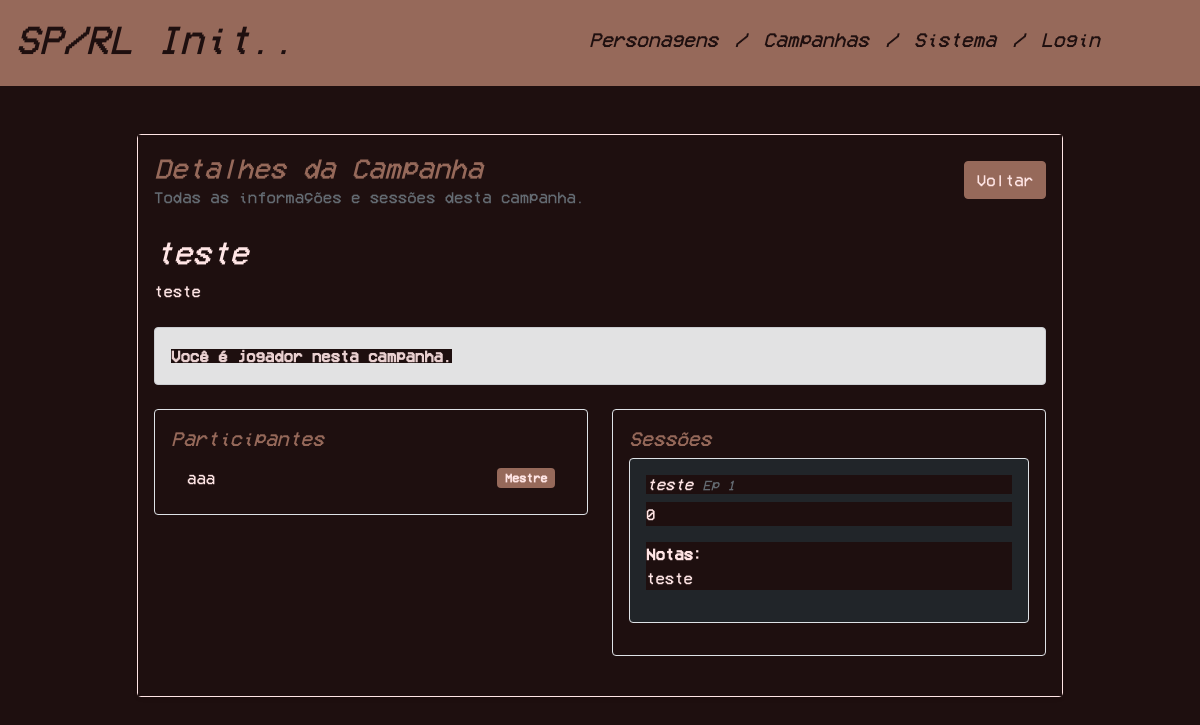
/campanha.php?id=4 (signed in), run on an earlier commit of the app's database.
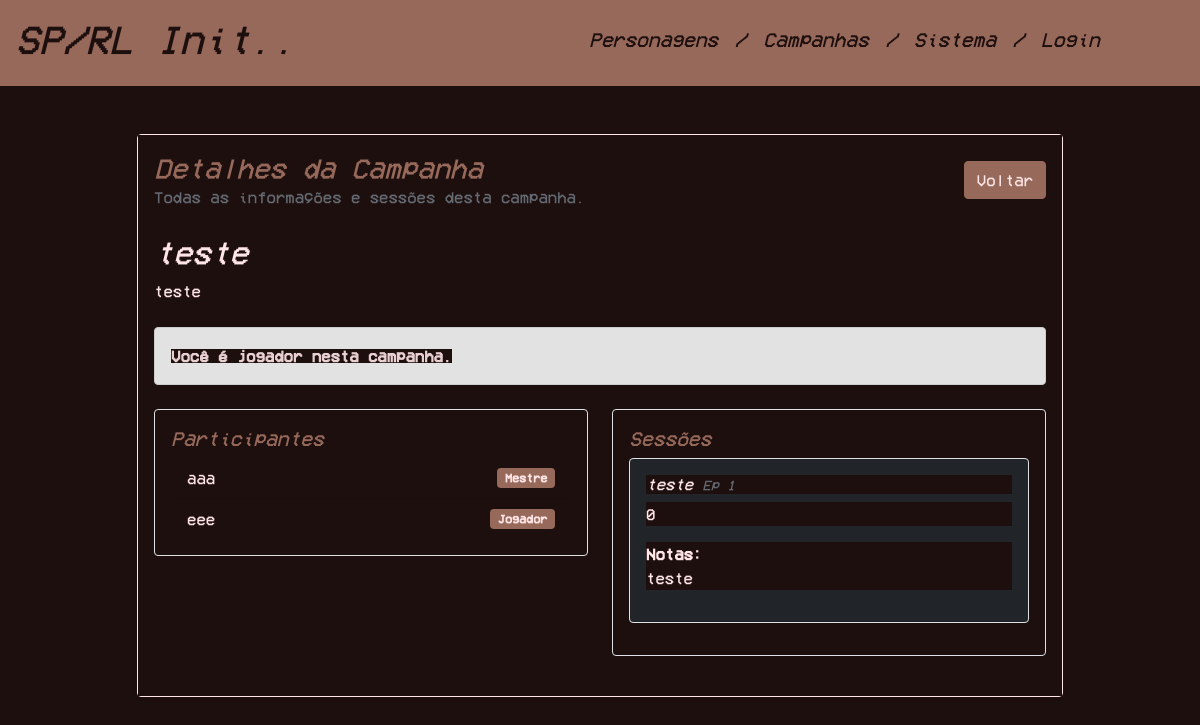
And on a later commit of the database.
### tables this page shows
CREATE TABLE `Campanha_Utilizador` (
  `idCampanha` int NOT NULL,
  `idUtilizador` int NOT NULL,
  `mestre` tinyint(1) NOT NULL
);

CREATE TABLE `Utilizador` (
  `id` int NOT NULL,
  `nome` varchar(100) NOT NULL,
  `email` varchar(100) NOT NULL,
  `passe` varchar(100) NOT NULL,
  `admin` tinyint(1) NOT NULL
);

CREATE TABLE `Sessao` (
  `id` int NOT NULL,
  `idCampanha` int NOT NULL,
  `nome` varchar(100) NOT NULL,
  `numEp` int NOT NULL,
  `enredo` text NOT NULL,
  `notas` text
);

### campanha.php (the view, shortened to what the changed rows need)
<?php
$user = $_SESSION['user'] ?? null;
$id = intval($_GET['id'] ?? 0);
$error = null;
$campanha = null;
if ($id <= 0) {
    $error = 'Campanha inválida.';
} else {
    try {
        $mysqli = get_db_connection();
        $isAdmin = intval($user['admin']) === 1;
        if ($isAdmin) {
            $stmt = $mysqli->prepare(
                'SELECT c.id, c.nome, c.descricao, c.notas, COALESCE(cu.mestre, 0) as mestre
                 FROM Campanha c
                 LEFT JOIN Campanha_Utilizador cu ON cu.idCampanha = c.id AND cu.idUtilizador = ?
                 WHERE c.id = ?
                 LIMIT 1'
            );
            $stmt->bind_param('ii', $user['id'], $id);
        }
        $stmt->execute();
        $result = $stmt->get_result();
        if ($result && $result->num_rows > 0) {
            $campanha = $result->fetch_assoc();
        } else {
            $error = 'A campanha não existe ou não tem acesso.';
        }
        $sessions = [];
        if (!$error) {
            $sessionStmt = $mysqli->prepare('SELECT id, nome, numEp, enredo, notas FROM Sessao WHERE idCampanha = ? ORDER BY numEp ASC, nome ASC');
            if ($sessionStmt) {
                $sessionStmt->bind_param('i', $id);
                $sessionStmt->execute();
                $sessionResult = $sessionStmt->get_result();
                if ($sessionResult) {
                    while ($row = $sessionResult->fetch_assoc()) {
                        $sessions[] = $row;
                    }
                }
            }
        }
        $members = [];
        if (!$error) {
            $memberStmt = $mysqli->prepare(
                'SELECT u.id, u.nome, cu.mestre
                 FROM Campanha_Utilizador cu
                 JOIN Utilizador u ON u.id = cu.idUtilizador
                 WHERE cu.idCampanha = ?
                 ORDER BY cu.mestre DESC, u.nome ASC'
            );
            if ($memberStmt) {
                $memberStmt->bind_param('i', $id);
                $memberStmt->execute();
                $memberResult = $memberStmt->get_result();
                if ($memberResult) {
                    while ($row = $memberResult->fetch_assoc()) {
                        $members[] = $row;
                    }
                }
            }
        }
    } catch (Throwable $e) {
        error_log('Campanha detalhe error: ' . $e->getMessage());
        if (!$error) {
            $error = 'Erro ao carregar a campanha. Tente novamente mais tarde.';
        }
    }
}
?>
<!DOCTYPE html>
<html lang="pt">
    <head>
        <link rel="stylesheet" href="css/index.css">
        <link href="https://cdn.jsdelivr.net/npm/bootstrap@5.0.2/dist/css/bootstrap.min.css" rel="stylesheet">
    </head>
    <body>
        <?php include('templates/header.php'); ?>
        <div class="container mt-5">
            <div class="row justify-content-center">
                <div class="col-lg-10">
                    <div class="card shadow-sm">
                        <div class="card-body">
                            <div class="d-flex justify-content-between align-items-center mb-4">
                                <div>
                                    <h1 class="h3 mb-0">Detalhes da Campanha</h1>
                                </div>
                            </div>
                            <?php if ($error): ?>
                                <div class="alert alert-danger"><?php echo htmlspecialchars($error); ?></div>
                            <?php else: ?>
                                <div class="mb-4">
                                    <h2><?php echo htmlspecialchars($campanha['nome']); ?></h2>
                                </div>
                                <div class="row">
                                    <div class="col-md-6">
                                        <div class="border rounded p-3 mb-4">
                                            <ul class="list-group list-group-flush">
                                                <?php foreach ($members as $member): ?>
                                                    <li class="list-group-item d-flex justify-content-between align-items-center">
                                                        <?php echo htmlspecialchars($member['nome']); ?>
                                                        <?php if (intval($member['mestre']) === 1): ?>
                                                            <span class="badge bg-primary">Mestre</span>
                                                        <?php else: ?>
                                                            <span class="badge bg-secondary">Jogador</span>
                                                        <?php endif; ?>
                                                    </li>
                                                <?php endforeach; ?>
                                            </ul>
                                        </div>
                                    </div>
                                    <div class="col-md-6">
                                        <div class="border rounded p-3 mb-4">
                                            <?php if (empty($sessions)): ?>
                                                <p class="text-muted">Ainda não existem sessões nesta campanha.</p>
                                            <?php else: ?>
                                                <?php foreach ($sessions as $session): ?>
                                                    <div class="border rounded p-3 mb-3 bg-dark text-white">
                                                        <h6 class="mb-2"><?php echo htmlspecialchars($session['nome']); ?> <small class="text-muted">Ep <?php echo htmlspecialchars($session['numEp']); ?></small></h6>
                                                        <p><?php echo nl2br(htmlspecialchars($session['enredo'])); ?></p>
                                                        <?php if (!empty($session['notas'])): ?>
                                                            <p><strong>Notas:</strong><br><?php echo nl2br(htmlspecialchars($session['notas'])); ?></p>
                                                        <?php endif; ?>
                                                    </div>
                                                <?php endforeach; ?>
                                            <?php endif; ?>
                                        </div>
                                    </div>
                                </div>
                            <?php endif; ?>
                        </div>
                    </div>
                </div>
            </div>
        </div>
    </body>
</html>

What changed in the data, as far as the page shows it:
added campanha_utilizador: idUtilizador.nome "eee", mestre "Jogador"
